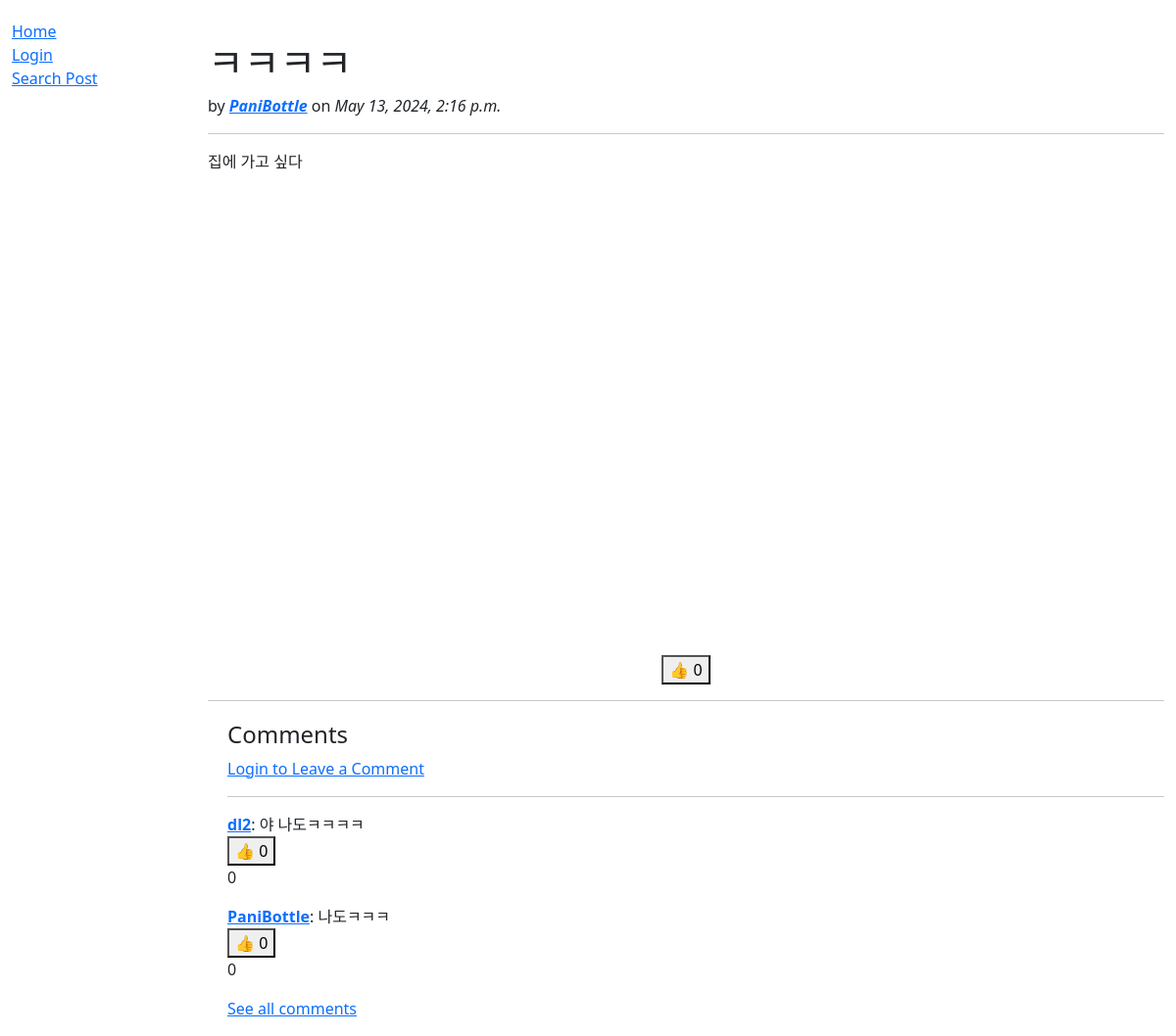
Before: /blog/17/ with the older database file.
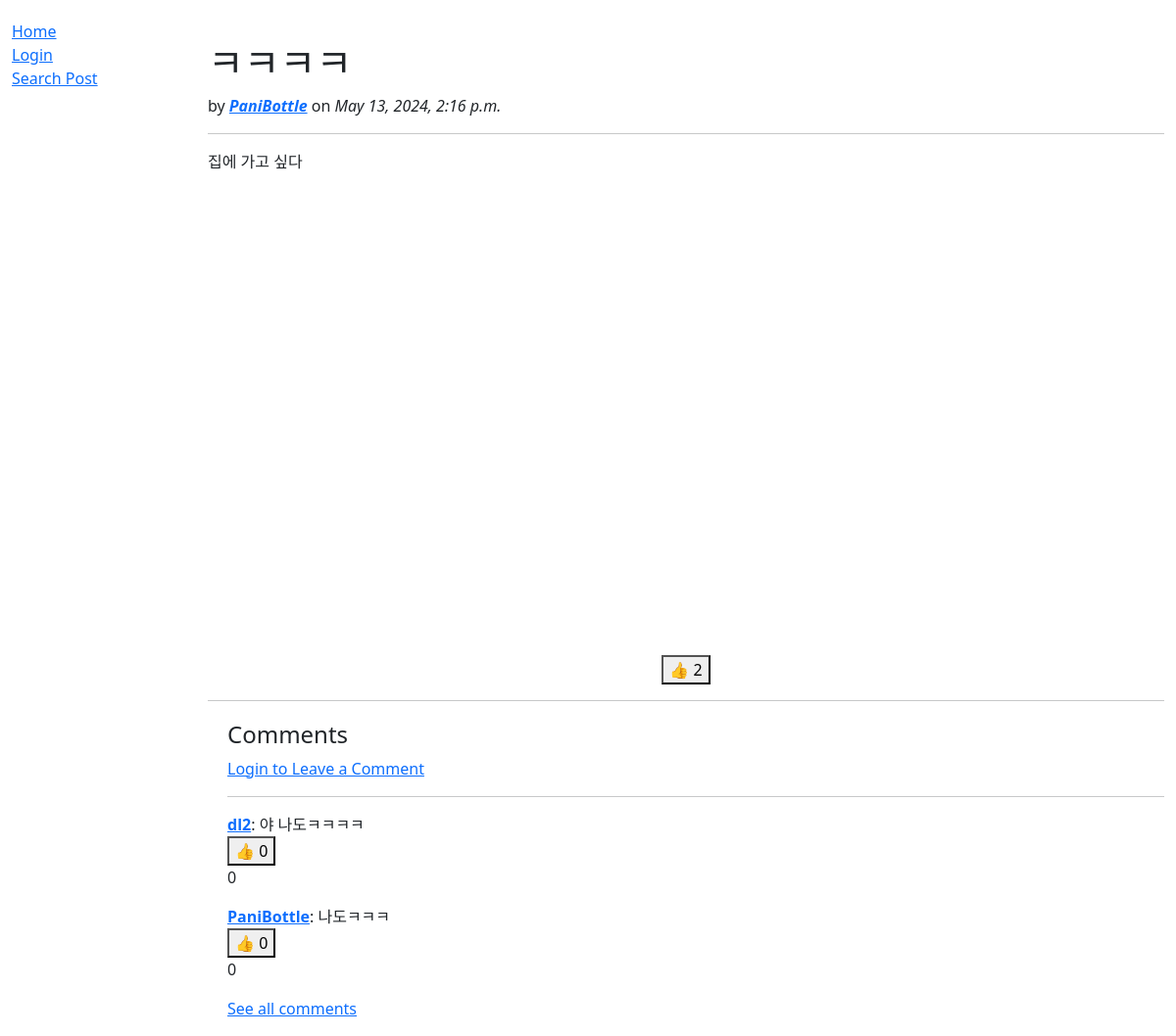
After: the same page with the newer database file.
### blog/models.py (models this page shows, shortened)
class Post(models.Model):
    id = models.BigAutoField(help_text="Post ID", primary_key=True)
    title = models.CharField(max_length=100)
    writer = models.CharField(max_length=100)
    content = models.TextField(max_length=5000)
    date = models.DateTimeField(default=datetime.now, blank=True)
    likes = models.IntegerField(default=0)
    class Meta:
        ordering = ['-date']

### blog/views.py (the view)
# urls.py: path('<int:pk>/', views.PostDetailView.as_view(), name="post"),
class PostDetailView(generic.DetailView):
    model = Post
    context_object_name = 'post'
    template_name = 'view_post.html'
    def get_context_data(self, **kwargs):
        context = super(PostDetailView, self).get_context_data(**kwargs)
        comments = Comment.objects.filter(post=int(self.kwargs.get('pk')))
        comments.order_by('-likes')[:5]
        context['comments'] = comments
        context['form'] = LeaveCommentForm()
        return context
    def post(self, request, *args, **kwargs):
        if request.method == 'POST':
            form = LeaveCommentForm(request.POST)
            if form.is_valid():
                id = int(self.kwargs.get('pk'))
                comment = Comment(
                    post=Post.objects.get(id=id),
                    writer=request.user,
                    content=form.cleaned_data['content']
                    )
                comment.save()
                return HttpResponseRedirect(reverse('post', args=[id]))

### blog/templates/view_post.html (shortened to what this page needs)
{% extends "base.html" %}
{% block content %}
    <h1 style="margin-top: 20px;">{{post.title}}</h1>
    <p> by <strong><em><a href="{% url 'user-profile' post.writer %}">{{post.writer}}</a></em></strong> on <em>{{post.date}}</em> </p>
    <hr />
    <p style="min-height: 500px;">{{post.content}}</p>
    <div style="text-align: center;">
      <form action="{% url 'like' 'post' post.id %}" method="POST">
        <button>👍 {{post.likes}}</button>
      </form>
    </div>
    <hr />
    <div style="margin-left:20px; margin-top:20px">
      <h4>Comments</h4>
      {% if user.is_authenticated %}
      <a href="#" class="hide">Write Comment</a>
      <div>
        <form action="" method="post" id="form" style="display: none;">
          {% csrf_token %}
          <table>
          {{ form.as_table }}
          </table>
          <input type="submit" value="Submit">
        </form>
      </div>
      <script>
        var link = document.getElementsByClassName("hide");
        link[0].addEventListener("click", function() {
          if (form.style.display === "block") {
            form.style.display = "none";
          } else {
            form.style.display = "block";
          }
        });
      </script>
    {% else %}
      <a href="{% url 'login' %}">Login to Leave a Comment</a>
    {% endif %}
      {% if comments %}
        <hr />
        {% for comment in comments %}
          <p style="display: inline;"><a href="{% url 'user-profile' comment.writer %}"><strong>{{comment.writer}}</strong></a>: {{comment.content}}</p>
          <p style="display: inline; float: right;">
            <form action="{% url 'like' 'comment' comment.id %}" method="POST">
              <button>👍 {{comment.likes}}</button>
            </form>
            {{comment.dislikes}}</p>
        {% endfor %}
        <p><a href="comments/">See all comments</a></p>
      {% else %}
        <p>No comments yet.</p>
      {% endif %}
    </div>
{% endblock %}

Changed rows visible on the page:
changed Post "ㅋㅋㅋㅋ": likes "0" → "2"
